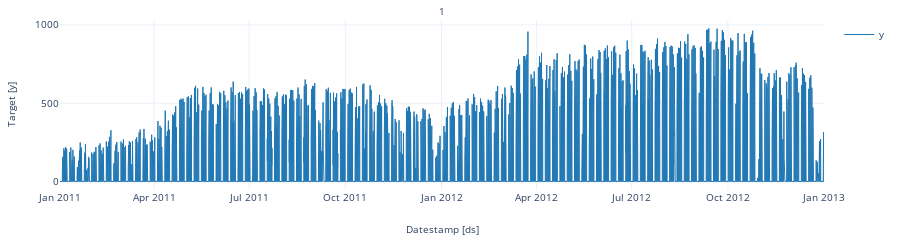

Notebook source saved alongside this figure:
### Markdown cell above
# **5. Explore Data with the plot method** <a class="anchor" id="5"></a>

[Table of Contents](#0.1)

Plot some series using the plot method from the StatsForecast class. This method prints 8 random series from the dataset and is useful for basic EDA.

### Code cell
from statsforecast import StatsForecast

StatsForecast.plot(df)

### Figure 1 — Plotly figure (JSON) as saved in the notebook; plotly's stock layout.template omitted (floating-point values rounded to 4 significant figures; data arrays with more than 128 entries replaced by an {"elided": "..."} marker saying what was removed)
{"data": [{"legendgroup": "y", "line": {"color": "#1f77b4", "width": 1}, "mode": "lines", "name": "y", "showlegend": true, "type": "scatter", "x": {"elided": "17544 str values"}, "xaxis": "x", "y": {"elided": "17544 int values"}, "yaxis": "y"}], "layout": {"annotations": [{"font": {"size": 10}, "showarrow": false, "text": "1", "x": 0.5, "xanchor": "center", "xref": "paper", "y": 1, "yanchor": "bottom", "yref": "paper"}, {"font": {"size": 10}, "showarrow": false, "text": "Datestamp [ds]", "x": 0.5, "xanchor": "center", "xref": "paper", "y": 0, "yanchor": "top", "yref": "paper", "yshift": -30}, {"font": {"size": 10}, "showarrow": false, "text": "Target [y]", "textangle": -90, "x": 0, "xanchor": "right", "xref": "paper", "xshift": -40, "y": 0.5, "yanchor": "middle", "yref": "paper"}], "autosize": true, "font": {"size": 10}, "height": 150, "margin": {"b": 50, "l": 60, "r": 10, "t": 20}, "xaxis": {"anchor": "y", "domain": [0, 1], "showticklabels": true, "visible": true}, "yaxis": {"anchor": "x", "domain": [0, 1]}}}
